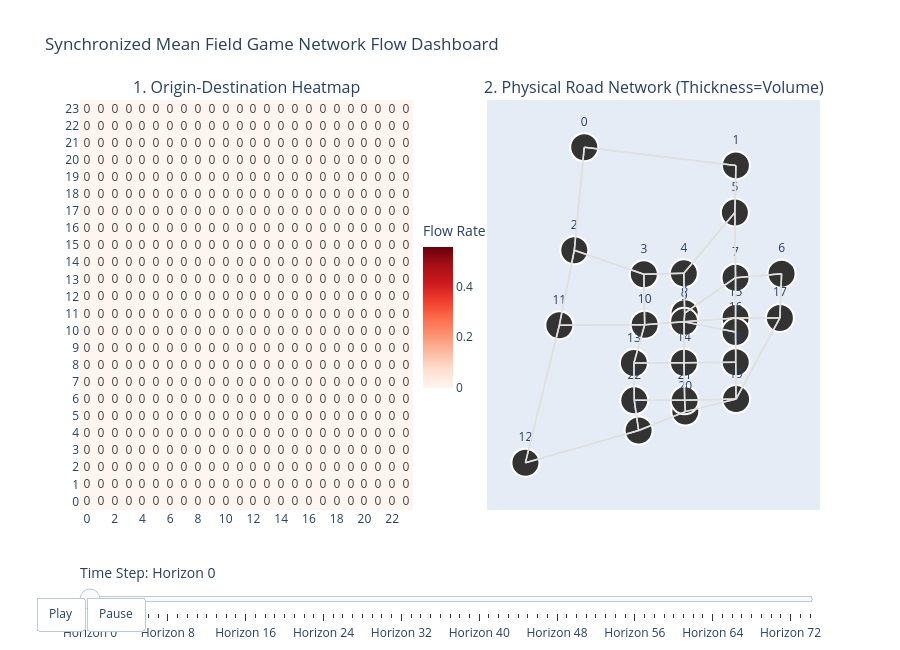

Source (notebook cell):
### Code cell
import os
import numpy as np
import torch
import networkx as nx
import plotly.graph_objects as go
from plotly.subplots import make_subplots

# --- 1. Extract environment variables from your notebook execution ---
num_nodes = env.num_nodes
nodes = [str(i) for i in range(num_nodes)]

# Pull physical roads defined in your environment's adjacency matrix
adjacency_matrix = env.A.cpu().numpy()
road_topology = []
for u_idx in range(num_nodes):
    for v_idx in range(num_nodes):
        if adjacency_matrix[u_idx, v_idx] > 0:
            road_topology.append((str(u_idx), str(v_idx)))

# --- 2. Node coordinates: works for ANY num_nodes, not just the original 4-node setup ---
# Tries to load the real, published Sioux Falls layout if you have the file locally;
# otherwise falls back to an automatic, deterministic graph layout via networkx.
node_coords = None
tntp_path = "SiouxFalls_node.tntp"  # adjust path if you've downloaded this file
if os.path.exists(tntp_path):
    node_coords = {}
    with open(tntp_path) as f:
        next(f)  # skip header line
        for line in f:
            line = line.strip().strip(';')
            if not line:
                continue
            parts = line.split()
            node_id, x, y = int(parts[0]), float(parts[1]), float(parts[2])
            node_coords[str(node_id - 1)] = (x, y)  # TNTP is 1-indexed, env is 0-indexed
    print(f"Loaded real node coordinates from {tntp_path}")

if node_coords is None:
    G = nx.DiGraph()
    G.add_nodes_from(range(num_nodes))
    for u_idx, v_idx in [(int(u), int(v)) for u, v in road_topology]:
        G.add_edge(u_idx, v_idx)
    pos = nx.spring_layout(G, seed=42)
    node_coords = {str(i): (float(pos[i][0]), float(pos[i][1])) for i in range(num_nodes)}
    print(f"No {tntp_path} found -- using an auto-generated layout instead.")

# --- 3. Compute the composite edge flows (H, N, N) from the model outputs ---
edge_flows_tensor = edge_occ.sum(dim=0).sum(dim=-1)  # (H, N, N)
E_total_edges = edge_flows_tensor.detach().cpu().numpy()

num_steps = E_total_edges.shape[0]
timesteps = [f"Horizon {h}" for h in range(num_steps)]
max_flow_value = float(np.max(E_total_edges)) if np.max(E_total_edges) > 0 else 1.0

# --- 4. Initialize the Subplot Figure ---
fig = make_subplots(
    rows=1, cols=2,
    subplot_titles=(
        "1. Origin-Destination Heatmap",
        "2. Physical Road Network (Thickness=Volume)"
    ),
    horizontal_spacing=0.1
)

# --- 5. Base Traces (Horizon 0) ---
z_init = E_total_edges[0]
heatmap_base = go.Heatmap(
    z=z_init, x=nodes, y=nodes,
    colorscale="Reds", zmin=0, zmax=max_flow_value,
    text=np.round(z_init, 3), texttemplate="%{text}",
    colorbar=dict(title="Flow Rate", len=0.45, y=0.5, x=0.45),
)
fig.add_trace(heatmap_base, row=1, col=1)

node_x = [node_coords[n][0] for n in nodes]
node_y = [node_coords[n][1] for n in nodes]
node_trace = go.Scatter(
    x=node_x, y=node_y,
    mode='markers+text',
    text=nodes, textposition="top center",
    marker=dict(size=28, color='#333333', line=dict(width=2, color='white'))
)
fig.add_trace(node_trace, row=1, col=2)

for u, v in road_topology:
    x0, y0 = node_coords[u]
    x1, y1 = node_coords[v]
    u_idx, v_idx = int(u), int(v)
    flow = E_total_edges[0, u_idx, v_idx]

    width = 1.5 + (flow / max_flow_value) * 12
    color = '#D32F2F' if flow > (max_flow_value * 0.0004) else '#E0E0E0'

    edge_trace = go.Scatter(
        x=[x0, x1, None], y=[y0, y1, None],
        mode='lines',
        line=dict(width=width, color=color),
        hoverinfo='text',
        text=f"Route: {u}→{v}<br>Flow: {flow:.3f}"
    )
    fig.add_trace(edge_trace, row=1, col=2)

# --- 6. Populate Frames ---
frames = []
for t in range(num_steps):
    frame_data = []

    z_frame = E_total_edges[t]
    frame_data.append(go.Heatmap(
        z=z_frame, text=np.round(z_frame, 3), texttemplate="%{text}"
    ))

    frame_data.append(node_trace)

    for u, v in road_topology:
        u_idx, v_idx = int(u), int(v)
        flow = E_total_edges[t, u_idx, v_idx]
        width = 1.5 + (flow / max_flow_value) * 12
        color = '#D32F2F' if flow > (max_flow_value * 0.05) else '#E0E0E0'

        frame_data.append(go.Scatter(
            line=dict(width=width, color=color),
            text=f"Route: {u}→{v}<br>Flow: {flow:.3f}"
        ))

    frames.append(go.Frame(data=frame_data, name=timesteps[t]))

fig.frames = frames

# --- 7. Add Layout & Slider Configurations ---
x_vals = [c[0] for c in node_coords.values()]
y_vals = [c[1] for c in node_coords.values()]
x_pad = (max(x_vals) - min(x_vals)) * 0.15 or 0.5
y_pad = (max(y_vals) - min(y_vals)) * 0.15 or 0.5

sliders = [{
    "active": 0,
    "currentvalue": {"prefix": "Time Step: ", "font": {"size": 14}},
    "pad": {"t": 50},
    "steps": [{
        "args": [[f_name], {"frame": {"duration": 600, "redraw": True}, "mode": "immediate"}],
        "label": f_name, "method": "animate"
    } for f_name in timesteps]
}]

fig.update_layout(
    title="Synchronized Mean Field Game Network Flow Dashboard",
    height=650,
    showlegend=False,
    xaxis2=dict(showgrid=False, zeroline=False, showticklabels=False,
                range=[min(x_vals) - x_pad, max(x_vals) + x_pad]),
    yaxis2=dict(showgrid=False, zeroline=False, showticklabels=False,
                range=[min(y_vals) - y_pad, max(y_vals) + y_pad]),
    xaxis=dict(tickangle=0),
    updatemenus=[{
        "type": "buttons", "direction": "left", "pad": {"r": 10, "t": 87}, "showactive": False,
        "x": 0.1, "y": 0, "xanchor": "right", "yanchor": "top",
        "buttons": [
            {"label": "Play", "method": "animate", "args": [None, {"frame": {"duration": 800, "redraw": True}}]},
            {"label": "Pause", "method": "animate", "args": [[None], {"frame": {"duration": 0, "redraw": False}, "mode": "immediate"}]}
        ]
    }],
    sliders=sliders
)

# Display interactive dashboard in the notebook
fig.show()
fig.write_html("traffic_flow.html")

### Figure 1 — Plotly figure (JSON) as saved in the notebook; plotly's stock layout.template omitted (floating-point values rounded to 4 significant figures; data arrays with more than 128 entries replaced by an {"elided": "..."} marker saying what was removed)
{"data": [{"colorbar": {"len": 0.45, "title": {"text": "Flow Rate"}, "x": 0.45, "y": 0.5}, "colorscale": [[0, "rgb(255,245,240)"], [0.125, "rgb(254,224,210)"], [0.25, "rgb(252,187,161)"], [0.375, "rgb(252,146,114)"], [0.5, "rgb(251,106,74)"], [0.625, "rgb(239,59,44)"], [0.75, "rgb(203,24,29)"], [0.875, "rgb(165,15,21)"], [1, "rgb(103,0,13)"]], "text": {"elided": "24x24 float values"}, "texttemplate": "%{text}", "type": "heatmap", "x": ["0", "1", "2", "3", "4", "5", "6", "7", "8", "9", "10", "11", "12", "13", "14", "15", "16", "17", "18", "19", "20", "21", "22", "23"], "xaxis": "x", "y": ["0", "1", "2", "3", "4", "5", "6", "7", "8", "9", "10", "11", "12", "13", "14", "15", "16", "17", "18", "19", "20", "21", "22", "23"], "yaxis": "y", "z": {"elided": "24x24 float values"}, "zmax": 0.5592, "zmin": 0}, {"marker": {"color": "#333333", "line": {"color": "white", "width": 2}, "size": 28}, "mode": "markers+text", "text": ["0", "1", "2", "3", "4", "5", "6", "7", "8", "9", "10", "11", "12", "13", "14", "15", "16", "17", "18", "19", "20", "21", "22", "23"], "textposition": "top center", "type": "scatter", "x": [-96.77, -96.71, -96.77, -96.75, -96.73, -96.71, -96.69, -96.71, -96.73, -96.73, -96.75, -96.78, -96.79, -96.75, -96.73, -96.71, -96.71, -96.69, -96.71, -96.71, -96.73, -96.73, -96.75, -96.75], "xaxis": "x2", "y": [43.61, 43.61, 43.57, 43.56, 43.56, 43.59, 43.56, 43.56, 43.55, 43.55, 43.54, 43.54, 43.49, 43.53, 43.53, 43.55, 43.54, 43.55, 43.53, 43.52, 43.51, 43.51, 43.51, 43.5], "yaxis": "y2"}, {"hoverinfo": "text", "line": {"color": "#E0E0E0", "width": 1.5}, "mode": "lines", "text": "Route: 0→1<br>Flow: 0.000", "type": "scatter", "x": [-96.77, -96.71, null], "xaxis": "x2", "y": [43.61, 43.61, null], "yaxis": "y2"}, {"hoverinfo": "text", "line": {"color": "#E0E0E0", "width": 1.5}, "mode": "lines", "text": "Route: 0→2<br>Flow: 0.000", "type": "scatter", "x": [-96.77, -96.77, null], "xaxis": "x2", "y": [43.61, 43.57, null], "yaxis": "y2"}, {"hoverinfo": "text", "line": {"color": "#E0E0E0", "width": 1.5}, "mode": "lines", "text": "Route: 1→0<br>Flow: 0.000", "type": "scatter", "x": [-96.71, -96.77, null], "xaxis": "x2", "y": [43.61, 43.61, null], "yaxis": "y2"}, {"hoverinfo": "text", "line": {"color": "#E0E0E0", "width": 1.5}, "mode": "lines", "text": "Route: 1→5<br>Flow: 0.000", "type": "scatter", "x": [-96.71, -96.71, null], "xaxis": "x2", "y": [43.61, 43.59, null], "yaxis": "y2"}, {"hoverinfo": "text", "line": {"color": "#E0E0E0", "width": 1.5}, "mode": "lines", "text": "Route: 2→0<br>Flow: 0.000", "type": "scatter", "x": [-96.77, -96.77, null], "xaxis": "x2", "y": [43.57, 43.61, null], "yaxis": "y2"}, {"hoverinfo": "text", "line": {"color": "#E0E0E0", "width": 1.5}, "mode": "lines", "text": "Route: 2→3<br>Flow: 0.000", "type": "scatter", "x": [-96.77, -96.75, null], "xaxis": "x2", "y": [43.57, 43.56, null], "yaxis": "y2"}, {"hoverinfo": "text", "line": {"color": "#E0E0E0", "width": 1.5}, "mode": "lines", "text": "Route: 2→11<br>Flow: 0.000", "type": "scatter", "x": [-96.77, -96.78, null], "xaxis": "x2", "y": [43.57, 43.54, null], "yaxis": "y2"}, {"hoverinfo": "text", "line": {"color": "#E0E0E0", "width": 1.5}, "mode": "lines", "text": "Route: 3→2<br>Flow: 0.000", "type": "scatter", "x": [-96.75, -96.77, null], "xaxis": "x2", "y": [43.56, 43.57, null], "yaxis": "y2"}, {"hoverinfo": "text", "line": {"color": "#E0E0E0", "width": 1.5}, "mode": "lines", "text": "Route: 3→4<br>Flow: 0.000", "type": "scatter", "x": [-96.75, -96.73, null], "xaxis": "x2", "y": [43.56, 43.56, null], "yaxis": "y2"}, {"hoverinfo": "text", "line": {"color": "#E0E0E0", "width": 1.5}, "mode": "lines", "text": "Route: 3→10<br>Flow: 0.000", "type": "scatter", "x": [-96.75, -96.75, null], "xaxis": "x2", "y": [43.56, 43.54, null], "yaxis": "y2"}, {"hoverinfo": "text", "line": {"color": "#E0E0E0", "width": 1.5}, "mode": "lines", "text": "Route: 4→3<br>Flow: 0.000", "type": "scatter", "x": [-96.73, -96.75, null], "xaxis": "x2", "y": [43.56, 43.56, null], "yaxis": "y2"}, {"hoverinfo": "text", "line": {"color": "#E0E0E0", "width": 1.5}, "mode": "lines", "text": "Route: 4→5<br>Flow: 0.000", "type": "scatter", "x": [-96.73, -96.71, null], "xaxis": "x2", "y": [43.56, 43.59, null], "yaxis": "y2"}, {"hoverinfo": "text", "line": {"color": "#E0E0E0", "width": 1.5}, "mode": "lines", "text": "Route: 4→8<br>Flow: 0.000", "type": "scatter", "x": [-96.73, -96.73, null], "xaxis": "x2", "y": [43.56, 43.55, null], "yaxis": "y2"}, {"hoverinfo": "text", "line": {"color": "#E0E0E0", "width": 1.5}, "mode": "lines", "text": "Route: 5→1<br>Flow: 0.000", "type": "scatter", "x": [-96.71, -96.71, null], "xaxis": "x2", "y": [43.59, 43.61, null], "yaxis": "y2"}, {"hoverinfo": "text", "line": {"color": "#E0E0E0", "width": 1.5}, "mode": "lines", "text": "Route: 5→4<br>Flow: 0.000", "type": "scatter", "x": [-96.71, -96.73, null], "xaxis": "x2", "y": [43.59, 43.56, null], "yaxis": "y2"}, {"hoverinfo": "text", "line": {"color": "#E0E0E0", "width": 1.5}, "mode": "lines", "text": "Route: 5→7<br>Flow: 0.000", "type": "scatter", "x": [-96.71, -96.71, null], "xaxis": "x2", "y": [43.59, 43.56, null], "yaxis": "y2"}, {"hoverinfo": "text", "line": {"color": "#E0E0E0", "width": 1.5}, "mode": "lines", "text": "Route: 6→7<br>Flow: 0.000", "type": "scatter", "x": [-96.69, -96.71, null], "xaxis": "x2", "y": [43.56, 43.56, null], "yaxis": "y2"}, {"hoverinfo": "text", "line": {"color": "#E0E0E0", "width": 1.5}, "mode": "lines", "text": "Route: 6→17<br>Flow: 0.000", "type": "scatter", "x": [-96.69, -96.69, null], "xaxis": "x2", "y": [43.56, 43.55, null], "yaxis": "y2"}, {"hoverinfo": "text", "line": {"color": "#E0E0E0", "width": 1.5}, "mode": "lines", "text": "Route: 7→5<br>Flow: 0.000", "type": "scatter", "x": [-96.71, -96.71, null], "xaxis": "x2", "y": [43.56, 43.59, null], "yaxis": "y2"}, {"hoverinfo": "text", "line": {"color": "#E0E0E0", "width": 1.5}, "mode": "lines", "text": "Route: 7→6<br>Flow: 0.000", "type": "scatter", "x": [-96.71, -96.69, null], "xaxis": "x2", "y": [43.56, 43.56, null], "yaxis": "y2"}, {"hoverinfo": "text", "line": {"color": "#E0E0E0", "width": 1.5}, "mode": "lines", "text": "Route: 7→8<br>Flow: 0.000", "type": "scatter", "x": [-96.71, -96.73, null], "xaxis": "x2", "y": [43.56, 43.55, null], "yaxis": "y2"}, {"hoverinfo": "text", "line": {"color": "#E0E0E0", "width": 1.5}, "mode": "lines", "text": "Route: 7→15<br>Flow: 0.000", "type": "scatter", "x": [-96.71, -96.71, null], "xaxis": "x2", "y": [43.56, 43.55, null], "yaxis": "y2"}, {"hoverinfo": "text", "line": {"color": "#E0E0E0", "width": 1.5}, "mode": "lines", "text": "Route: 8→4<br>Flow: 0.000", "type": "scatter", "x": [-96.73, -96.73, null], "xaxis": "x2", "y": [43.55, 43.56, null], "yaxis": "y2"}, {"hoverinfo": "text", "line": {"color": "#E0E0E0", "width": 1.5}, "mode": "lines", "text": "Route: 8→7<br>Flow: 0.000", "type": "scatter", "x": [-96.73, -96.71, null], "xaxis": "x2", "y": [43.55, 43.56, null], "yaxis": "y2"}, {"hoverinfo": "text", "line": {"color": "#E0E0E0", "width": 1.5}, "mode": "lines", "text": "Route: 8→9<br>Flow: 0.000", "type": "scatter", "x": [-96.73, -96.73, null], "xaxis": "x2", "y": [43.55, 43.55, null], "yaxis": "y2"}, {"hoverinfo": "text", "line": {"color": "#E0E0E0", "width": 1.5}, "mode": "lines", "text": "Route: 9→8<br>Flow: 0.000", "type": "scatter", "x": [-96.73, -96.73, null], "xaxis": "x2", "y": [43.55, 43.55, null], "yaxis": "y2"}, {"hoverinfo": "text", "line": {"color": "#E0E0E0", "width": 1.5}, "mode": "lines", "text": "Route: 9→10<br>Flow: 0.000", "type": "scatter", "x": [-96.73, -96.75, null], "xaxis": "x2", "y": [43.55, 43.54, null], "yaxis": "y2"}, {"hoverinfo": "text", "line": {"color": "#E0E0E0", "width": 1.5}, "mode": "lines", "text": "Route: 9→14<br>Flow: 0.000", "type": "scatter", "x": [-96.73, -96.73, null], "xaxis": "x2", "y": [43.55, 43.53, null], "yaxis": "y2"}, {"hoverinfo": "text", "line": {"color": "#E0E0E0", "width": 1.5}, "mode": "lines", "text": "Route: 9→15<br>Flow: 0.000", "type": "scatter", "x": [-96.73, -96.71, null], "xaxis": "x2", "y": [43.55, 43.55, null], "yaxis": "y2"}, {"hoverinfo": "text", "line": {"color": "#E0E0E0", "width": 1.5}, "mode": "lines", "text": "Route: 9→16<br>Flow: 0.000", "type": "scatter", "x": [-96.73, -96.71, null], "xaxis": "x2", "y": [43.55, 43.54, null], "yaxis": "y2"}, {"hoverinfo": "text", "line": {"color": "#E0E0E0", "width": 1.5}, "mode": "lines", "text": "Route: 10→3<br>Flow: 0.000", "type": "scatter", "x": [-96.75, -96.75, null], "xaxis": "x2", "y": [43.54, 43.56, null], "yaxis": "y2"}, {"hoverinfo": "text", "line": {"color": "#E0E0E0", "width": 1.5}, "mode": "lines", "text": "Route: 10→9<br>Flow: 0.000", "type": "scatter", "x": [-96.75, -96.73, null], "xaxis": "x2", "y": [43.54, 43.55, null], "yaxis": "y2"}, {"hoverinfo": "text", "line": {"color": "#E0E0E0", "width": 1.5}, "mode": "lines", "text": "Route: 10→11<br>Flow: 0.000", "type": "scatter", "x": [-96.75, -96.78, null], "xaxis": "x2", "y": [43.54, 43.54, null], "yaxis": "y2"}, {"hoverinfo": "text", "line": {"color": "#E0E0E0", "width": 1.5}, "mode": "lines", "text": "Route: 10→13<br>Flow: 0.000", "type": "scatter", "x": [-96.75, -96.75, null], "xaxis": "x2", "y": [43.54, 43.53, null], "yaxis": "y2"}, {"hoverinfo": "text", "line": {"color": "#E0E0E0", "width": 1.5}, "mode": "lines", "text": "Route: 11→2<br>Flow: 0.000", "type": "scatter", "x": [-96.78, -96.77, null], "xaxis": "x2", "y": [43.54, 43.57, null], "yaxis": "y2"}, {"hoverinfo": "text", "line": {"color": "#E0E0E0", "width": 1.5}, "mode": "lines", "text": "Route: 11→10<br>Flow: 0.000", "type": "scatter", "x": [-96.78, -96.75, null], "xaxis": "x2", "y": [43.54, 43.54, null], "yaxis": "y2"}, {"hoverinfo": "text", "line": {"color": "#E0E0E0", "width": 1.5}, "mode": "lines", "text": "Route: 11→12<br>Flow: 0.000", "type": "scatter", "x": [-96.78, -96.79, null], "xaxis": "x2", "y": [43.54, 43.49, null], "yaxis": "y2"}, {"hoverinfo": "text", "line": {"color": "#E0E0E0", "width": 1.5}, "mode": "lines", "text": "Route: 12→11<br>Flow: 0.000", "type": "scatter", "x": [-96.79, -96.78, null], "xaxis": "x2", "y": [43.49, 43.54, null], "yaxis": "y2"}, {"hoverinfo": "text", "line": {"color": "#E0E0E0", "width": 1.5}, "mode": "lines", "text": "Route: 12→23<br>Flow: 0.000", "type": "scatter", "x": [-96.79, -96.75, null], "xaxis": "x2", "y": [43.49, 43.5, null], "yaxis": "y2"}, {"hoverinfo": "text", "line": {"color": "#E0E0E0", "width": 1.5}, "mode": "lines", "text": "Route: 13→10<br>Flow: 0.000", "type": "scatter", "x": [-96.75, -96.75, null], "xaxis": "x2", "y": [43.53, 43.54, null], "yaxis": "y2"}, {"hoverinfo": "text", "line": {"color": "#E0E0E0", "width": 1.5}, "mode": "lines", "text": "Route: 13→14<br>Flow: 0.000", "type": "scatter", "x": [-96.75, -96.73, null], "xaxis": "x2", "y": [43.53, 43.53, null], "yaxis": "y2"}, {"hoverinfo": "text", "line": {"color": "#E0E0E0", "width": 1.5}, "mode": "lines", "text": "Route: 13→22<br>Flow: 0.000", "type": "scatter", "x": [-96.75, -96.75, null], "xaxis": "x2", "y": [43.53, 43.51, null], "yaxis": "y2"}, {"hoverinfo": "text", "line": {"color": "#E0E0E0", "width": 1.5}, "mode": "lines", "text": "Route: 14→9<br>Flow: 0.000", "type": "scatter", "x": [-96.73, -96.73, null], "xaxis": "x2", "y": [43.53, 43.55, null], "yaxis": "y2"}, {"hoverinfo": "text", "line": {"color": "#E0E0E0", "width": 1.5}, "mode": "lines", "text": "Route: 14→13<br>Flow: 0.000", "type": "scatter", "x": [-96.73, -96.75, null], "xaxis": "x2", "y": [43.53, 43.53, null], "yaxis": "y2"}, {"hoverinfo": "text", "line": {"color": "#E0E0E0", "width": 1.5}, "mode": "lines", "text": "Route: 14→18<br>Flow: 0.000", "type": "scatter", "x": [-96.73, -96.71, null], "xaxis": "x2", "y": [43.53, 43.53, null], "yaxis": "y2"}, {"hoverinfo": "text", "line": {"color": "#E0E0E0", "width": 1.5}, "mode": "lines", "text": "Route: 14→21<br>Flow: 0.000", "type": "scatter", "x": [-96.73, -96.73, null], "xaxis": "x2", "y": [43.53, 43.51, null], "yaxis": "y2"}, {"hoverinfo": "text", "line": {"color": "#E0E0E0", "width": 1.5}, "mode": "lines", "text": "Route: 15→7<br>Flow: 0.000", "type": "scatter", "x": [-96.71, -96.71, null], "xaxis": "x2", "y": [43.55, 43.56, null], "yaxis": "y2"}, {"hoverinfo": "text", "line": {"color": "#E0E0E0", "width": 1.5}, "mode": "lines", "text": "Route: 15→9<br>Flow: 0.000", "type": "scatter", "x": [-96.71, -96.73, null], "xaxis": "x2", "y": [43.55, 43.55, null], "yaxis": "y2"}, {"hoverinfo": "text", "line": {"color": "#E0E0E0", "width": 1.5}, "mode": "lines", "text": "Route: 15→16<br>Flow: 0.000", "type": "scatter", "x": [-96.71, -96.71, null], "xaxis": "x2", "y": [43.55, 43.54, null], "yaxis": "y2"}, {"hoverinfo": "text", "line": {"color": "#E0E0E0", "width": 1.5}, "mode": "lines", "text": "Route: 15→17<br>Flow: 0.000", "type": "scatter", "x": [-96.71, -96.69, null], "xaxis": "x2", "y": [43.55, 43.55, null], "yaxis": "y2"}, {"hoverinfo": "text", "line": {"color": "#E0E0E0", "width": 1.5}, "mode": "lines", "text": "Route: 16→9<br>Flow: 0.000", "type": "scatter", "x": [-96.71, -96.73, null], "xaxis": "x2", "y": [43.54, 43.55, null], "yaxis": "y2"}, {"hoverinfo": "text", "line": {"color": "#E0E0E0", "width": 1.5}, "mode": "lines", "text": "Route: 16→15<br>Flow: 0.000", "type": "scatter", "x": [-96.71, -96.71, null], "xaxis": "x2", "y": [43.54, 43.55, null], "yaxis": "y2"}, {"hoverinfo": "text", "line": {"color": "#E0E0E0", "width": 1.5}, "mode": "lines", "text": "Route: 16→18<br>Flow: 0.000", "type": "scatter", "x": [-96.71, -96.71, null], "xaxis": "x2", "y": [43.54, 43.53, null], "yaxis": "y2"}, {"hoverinfo": "text", "line": {"color": "#E0E0E0", "width": 1.5}, "mode": "lines", "text": "Route: 17→6<br>Flow: 0.000", "type": "scatter", "x": [-96.69, -96.69, null], "xaxis": "x2", "y": [43.55, 43.56, null], "yaxis": "y2"}, {"hoverinfo": "text", "line": {"color": "#E0E0E0", "width": 1.5}, "mode": "lines", "text": "Route: 17→15<br>Flow: 0.000", "type": "scatter", "x": [-96.69, -96.71, null], "xaxis": "x2", "y": [43.55, 43.55, null], "yaxis": "y2"}, {"hoverinfo": "text", "line": {"color": "#E0E0E0", "width": 1.5}, "mode": "lines", "text": "Route: 17→19<br>Flow: 0.000", "type": "scatter", "x": [-96.69, -96.71, null], "xaxis": "x2", "y": [43.55, 43.52, null], "yaxis": "y2"}, {"hoverinfo": "text", "line": {"color": "#E0E0E0", "width": 1.5}, "mode": "lines", "text": "Route: 18→14<br>Flow: 0.000", "type": "scatter", "x": [-96.71, -96.73, null], "xaxis": "x2", "y": [43.53, 43.53, null], "yaxis": "y2"}, {"hoverinfo": "text", "line": {"color": "#E0E0E0", "width": 1.5}, "mode": "lines", "text": "Route: 18→16<br>Flow: 0.000", "type": "scatter", "x": [-96.71, -96.71, null], "xaxis": "x2", "y": [43.53, 43.54, null], "yaxis": "y2"}, {"hoverinfo": "text", "line": {"color": "#E0E0E0", "width": 1.5}, "mode": "lines", "text": "Route: 18→19<br>Flow: 0.000", "type": "scatter", "x": [-96.71, -96.71, null], "xaxis": "x2", "y": [43.53, 43.52, null], "yaxis": "y2"}, {"hoverinfo": "text", "line": {"color": "#E0E0E0", "width": 1.5}, "mode": "lines", "text": "Route: 19→17<br>Flow: 0.000", "type": "scatter", "x": [-96.71, -96.69, null], "xaxis": "x2", "y": [43.52, 43.55, null], "yaxis": "y2"}, {"hoverinfo": "text", "line": {"color": "#E0E0E0", "width": 1.5}, "mode": "lines", "text": "Route: 19→18<br>Flow: 0.000", "type": "scatter", "x": [-96.71, -96.71, null], "xaxis": "x2", "y": [43.52, 43.53, null], "yaxis": "y2"}, {"hoverinfo": "text", "line": {"color": "#E0E0E0", "width": 1.5}, "mode": "lines", "text": "Route: 19→20<br>Flow: 0.000", "type": "scatter", "x": [-96.71, -96.73, null], "xaxis": "x2", "y": [43.52, 43.51, null], "yaxis": "y2"}, {"hoverinfo": "text", "line": {"color": "#E0E0E0", "width": 1.5}, "mode": "lines", "text": "Route: 19→21<br>Flow: 0.000", "type": "scatter", "x": [-96.71, -96.73, null], "xaxis": "x2", "y": [43.52, 43.51, null], "yaxis": "y2"}, {"hoverinfo": "text", "line": {"color": "#E0E0E0", "width": 1.5}, "mode": "lines", "text": "Route: 20→19<br>Flow: 0.000", "type": "scatter", "x": [-96.73, -96.71, null], "xaxis": "x2", "y": [43.51, 43.52, null], "yaxis": "y2"}, {"hoverinfo": "text", "line": {"color": "#E0E0E0", "width": 1.5}, "mode": "lines", "text": "Route: 20→21<br>Flow: 0.000", "type": "scatter", "x": [-96.73, -96.73, null], "xaxis": "x2", "y": [43.51, 43.51, null], "yaxis": "y2"}, {"hoverinfo": "text", "line": {"color": "#E0E0E0", "width": 1.5}, "mode": "lines", "text": "Route: 20→23<br>Flow: 0.000", "type": "scatter", "x": [-96.73, -96.75, null], "xaxis": "x2", "y": [43.51, 43.5, null], "yaxis": "y2"}, {"hoverinfo": "text", "line": {"color": "#E0E0E0", "width": 1.5}, "mode": "lines", "text": "Route: 21→14<br>Flow: 0.000", "type": "scatter", "x": [-96.73, -96.73, null], "xaxis": "x2", "y": [43.51, 43.53, null], "yaxis": "y2"}, {"hoverinfo": "text", "line": {"color": "#E0E0E0", "width": 1.5}, "mode": "lines", "text": "Route: 21→19<br>Flow: 0.000", "type": "scatter", "x": [-96.73, -96.71, null], "xaxis": "x2", "y": [43.51, 43.52, null], "yaxis": "y2"}, {"hoverinfo": "text", "line": {"color": "#E0E0E0", "width": 1.5}, "mode": "lines", "text": "Route: 21→20<br>Flow: 0.000", "type": "scatter", "x": [-96.73, -96.73, null], "xaxis": "x2", "y": [43.51, 43.51, null], "yaxis": "y2"}, {"hoverinfo": "text", "line": {"color": "#E0E0E0", "width": 1.5}, "mode": "lines", "text": "Route: 21→22<br>Flow: 0.000", "type": "scatter", "x": [-96.73, -96.75, null], "xaxis": "x2", "y": [43.51, 43.51, null], "yaxis": "y2"}, {"hoverinfo": "text", "line": {"color": "#E0E0E0", "width": 1.5}, "mode": "lines", "text": "Route: 22→13<br>Flow: 0.000", "type": "scatter", "x": [-96.75, -96.75, null], "xaxis": "x2", "y": [43.51, 43.53, null], "yaxis": "y2"}, {"hoverinfo": "text", "line": {"color": "#E0E0E0", "width": 1.5}, "mode": "lines", "text": "Route: 22→21<br>Flow: 0.000", "type": "scatter", "x": [-96.75, -96.73, null], "xaxis": "x2", "y": [43.51, 43.51, null], "yaxis": "y2"}, {"hoverinfo": "text", "line": {"color": "#E0E0E0", "width": 1.5}, "mode": "lines", "text": "Route: 22→23<br>Flow: 0.000", "type": "scatter", "x": [-96.75, -96.75, null], "xaxis": "x2", "y": [43.51, 43.5, null], "yaxis": "y2"}, {"hoverinfo": "text", "line": {"color": "#E0E0E0", "width": 1.5}, "mode": "lines", "text": "Route: 23→12<br>Flow: 0.000", "type": "scatter", "x": [-96.75, -96.79, null], "xaxis": "x2", "y": [43.5, 43.49, null], "yaxis": "y2"}, {"hoverinfo": "text", "line": {"color": "#E0E0E0", "width": 1.5}, "mode": "lines", "text": "Route: 23→20<br>Flow: 0.000", "type": "scatter", "x": [-96.75, -96.73, null], "xaxis": "x2", "y": [43.5, 43.51, null], "yaxis": "y2"}, {"hoverinfo": "text", "line": {"color": "#E0E0E0", "width": 1.5}, "mode": "lines", "text": "Route: 23→22<br>Flow: 0.000", "type": "scatter", "x": [-96.75, -96.75, null], "xaxis": "x2", "y": [43.5, 43.51, null], "yaxis": "y2"}], "layout": {"annotations": [{"font": {"size": 16}, "showarrow": false, "text": "1. Origin-Destination Heatmap", "x": 0.225, "xanchor": "center", "xref": "paper", "y": 1, "yanchor": "bottom", "yref": "paper"}, {"font": {"size": 16}, "showarrow": false, "text": "2. Physical Road Network (Thickness=Volume)", "x": 0.775, "xanchor": "center", "xref": "paper", "y": 1, "yanchor": "bottom", "yref": "paper"}], "height": 650, "showlegend": false, "sliders": [{"active": 0, "currentvalue": {"font": {"size": 14}, "prefix": "Time Step: "}, "pad": {"t": 50}, "steps": [{"args": [["Horizon 0"], {"frame": {"duration": 600, "redraw": true}, "mode": "immediate"}], "label": "Horizon 0", "method": "animate"}, {"args": [["Horizon 1"], {"frame": {"duration": 600, "redraw": true}, "mode": "immediate"}], "label": "Horizon 1", "method": "animate"}, {"args": [["Horizon 2"], {"frame": {"duration": 600, "redraw": true}, "mode": "immediate"}], "label": "Horizon 2", "method": "animate"}, {"args": [["Horizon 3"], {"frame": {"duration": 600, "redraw": true}, "mode": "immediate"}], "label": "Horizon 3", "method": "animate"}, {"args": [["Horizon 4"], {"frame": {"duration": 600, "redraw": true}, "mode": "immediate"}], "label": "Horizon 4", "method": "animate"}, {"args": [["Horizon 5"], {"frame": {"duration": 600, "redraw": true}, "mode": "immediate"}], "label": "Horizon 5", "method": "animate"}, {"args": [["Horizon 6"], {"frame": {"duration": 600, "redraw": true}, "mode": "immediate"}], "label": "Horizon 6", "method": "animate"}, {"args": [["Horizon 7"], {"frame": {"duration": 600, "redraw": true}, "mode": "immediate"}], "label": "Horizon 7", "method": "animate"}, {"args": [["Horizon 8"], {"frame": {"duration": 600, "redraw": true}, "mode": "immediate"}], "label": "Horizon 8", "method": "animate"}, {"args": [["Horizon 9"], {"frame": {"duration": 600, "redraw": true}, "mode": "immediate"}], "label": "Horizon 9", "method": "animate"}, {"args": [["Horizon 10"], {"frame": {"duration": 600, "redraw": true}, "mode": "immediate"}], "label": "Horizon 10", "method": "animate"}, {"args": [["Horizon 11"], {"frame": {"duration": 600, "redraw": true}, "mode": "immediate"}], "label": "Horizon 11", "method": "animate"}, {"args": [["Horizon 12"], {"frame": {"duration": 600, "redraw": true}, "mode": "immediate"}], "label": "Horizon 12", "method": "animate"}, {"args": [["Horizon 13"], {"frame": {"duration": 600, "redraw": true}, "mode": "immediate"}], "label": "Horizon 13", "method": "animate"}, {"args": [["Horizon 14"], {"frame": {"duration": 600, "redraw": true}, "mode": "immediate"}], "label": "Horizon 14", "method": "animate"}, {"args": [["Horizon 15"], {"frame": {"duration": 600, "redraw": true}, "mode": "immediate"}], "label": "Horizon 15", "method": "animate"}, {"args": [["Horizon 16"], {"frame": {"duration": 600, "redraw": true}, "mode": "immediate"}], "label": "Horizon 16", "method": "animate"}, {"args": [["Horizon 17"], {"frame": {"duration": 600, "redraw": true}, "mode": "immediate"}], "label": "Horizon 17", "method": "animate"}, {"args": [["Horizon 18"], {"frame": {"duration": 600, "redraw": true}, "mode": "immediate"}], "label": "Horizon 18", "method": "animate"}, {"args": [["Horizon 19"], {"frame": {"duration": 600, "redraw": true}, "mode": "immediate"}], "label": "Horizon 19", "method": "animate"}, {"args": [["Horizon 20"], {"frame": {"duration": 600, "redraw": true}, "mode": "immediate"}], "label": "Horizon 20", "method": "animate"}, {"args": [["Horizon 21"], {"frame": {"duration": 600, "redraw": true}, "mode": "immediate"}], "label": "Horizon 21", "method": "animate"}, {"args": [["Horizon 22"], {"frame": {"duration": 600, "redraw": true}, "mode": "immediate"}], "label": "Horizon 22", "method": "animate"}, {"args": [["Horizon 23"], {"frame": {"duration": 600, "redraw": true}, "mode": "immediate"}], "label": "Horizon 23", "method": "animate"}, {"args": [["Horizon 24"], {"frame": {"duration": 600, "redraw": true}, "mode": "immediate"}], "label": "Horizon 24", "method": "animate"}, {"args": [["Horizon 25"], {"frame": {"duration": 600, "redraw": true}, "mode": "immediate"}], "label": "Horizon 25", "method": "animate"}, {"args": [["Horizon 26"], {"frame": {"duration": 600, "redraw": true}, "mode": "immediate"}], "label": "Horizon 26", "method": "animate"}, {"args": [["Horizon 27"], {"frame": {"duration": 600, "redraw": true}, "mode": "immediate"}], "label": "Horizon 27", "method": "animate"}, {"args": [["Horizon 28"], {"frame": {"duration": 600, "redraw": true}, "mode": "immediate"}], "label": "Horizon 28", "method": "animate"}, {"args": [["Horizon 29"], {"frame": {"duration": 600, "redraw": true}, "mode": "immediate"}], "label": "Horizon 29", "method": "animate"}, {"args": [["Horizon 30"], {"frame": {"duration": 600, "redraw": true}, "mode": "immediate"}], "label": "Horizon 30", "method": "animate"}, {"args": [["Horizon 31"], {"frame": {"duration": 600, "redraw": true}, "mode": "immediate"}], "label": "Horizon 31", "method": "animate"}, {"args": [["Horizon 32"], {"frame": {"duration": 600, "redraw": true}, "mode": "immediate"}], "label": "Horizon 32", "method": "animate"}, {"args": [["Horizon 33"], {"frame": {"duration": 600, "redraw": true}, "mode": "immediate"}], "label": "Horizon 33", "method": "animate"}, {"args": [["Horizon 34"], {"frame": {"duration": 600, "redraw": true}, "mode": "immediate"}], "label": "Horizon 34", "method": "animate"}, {"args": [["Horizon 35"], {"frame": {"duration": 600, "redraw": true}, "mode": "immediate"}], "label": "Horizon 35", "method": "animate"}, {"args": [["Horizon 36"], {"frame": {"duration": 600, "redraw": true}, "mode": "immediate"}], "label": "Horizon 36", "method": "animate"}, {"args": [["Horizon 37"], {"frame": {"duration": 600, "redraw": true}, "mode": "immediate"}], "label": "Horizon 37", "method": "animate"}, {"args": [["Horizon 38"], {"frame": {"duration": 600, "redraw": true}, "mode": "immediate"}], "label": "Horizon 38", "method": "animate"}, {"args": [["Horizon 39"], {"frame": {"duration": 600, "redraw": true}, "mode": "immediate"}], "label": "Horizon 39", "method": "animate"}, {"args": [["Horizon 40"], {"frame": {"duration": 600, "redraw": true}, "mode": "immediate"}], "label": "Horizon 40", "method": "animate"}, {"args": [["Horizon 41"], {"frame": {"duration": 600, "redraw": true}, "mode": "immediate"}], "label": "Horizon 41", "method": "animate"}, {"args": [["Horizon 42"], {"frame": {"duration": 600, "redraw": true}, "mode": "immediate"}], "label": "Horizon 42", "method": "animate"}, {"args": [["Horizon 43"], {"frame": {"duration": 600, "redraw": true}, "mode": "immediate"}], "label": "Horizon 43", "method": "animate"}, {"args": [["Horizon 44"], {"frame": {"duration": 600, "redraw": true}, "mode": "immediate"}], "label": "Horizon 44", "method": "animate"}, {"args": [["Horizon 45"], {"frame": {"duration": 600, "redraw": true}, "mode": "immediate"}], "label": "Horizon 45", "method": "animate"}, {"args": [["Horizon 46"], {"frame": {"duration": 600, "redraw": true}, "mode": "immediate"}], "label": "Horizon 46", "method": "animate"}, {"args": [["Horizon 47"], {"frame": {"duration": 600, "redraw": true}, "mode": "immediate"}], "label": "Horizon 47", "method": "animate"}, {"args": [["Horizon 48"], {"frame": {"duration": 600, "redraw": true}, "mode": "immediate"}], "label": "Horizon 48", "method": "animate"}, {"args": [["Horizon 49"], {"frame": {"duration": 600, "redraw": true}, "mode": "immediate"}], "label": "Horizon 49", "method": "animate"}, {"args": [["Horizon 50"], {"frame": {"duration": 600, "redraw": true}, "mode": "immediate"}], "label": "Horizon 50", "method": "animate"}, {"args": [["Horizon 51"], {"frame": {"duration": 600, "redraw": true}, "mode": "immediate"}], "label": "Horizon 51", "method": "animate"}, {"args": [["Horizon 52"], {"frame": {"duration": 600, "redraw": true}, "mode": "immediate"}], "label": "Horizon 52", "method": "animate"}, {"args": [["Horizon 53"], {"frame": {"duration": 600, "redraw": true}, "mode": "immediate"}], "label": "Horizon 53", "method": "animate"}, {"args": [["Horizon 54"], {"frame": {"duration": 600, "redraw": true}, "mode": "immediate"}], "label": "Horizon 54", "method": "animate"}, {"args": [["Horizon 55"], {"frame": {"duration": 600, "redraw": true}, "mode": "immediate"}], "label": "Horizon 55", "method": "animate"}, {"args": [["Horizon 56"], {"frame": {"duration": 600, "redraw": true}, "mode": "immediate"}], "label": "Horizon 56", "method": "animate"}, {"args": [["Horizon 57"], {"frame": {"duration": 600, "redraw": true}, "mode": "immediate"}], "label": "Horizon 57", "method": "animate"}, {"args": [["Horizon 58"], {"frame": {"duration": 600, "redraw": true}, "mode": "immediate"}], "label": "Horizon 58", "method": "animate"}, {"args": [["Horizon 59"], {"frame": {"duration": 600, "redraw": true}, "mode": "immediate"}], "label": "Horizon 59", "method": "animate"}, {"args": [["Horizon 60"], {"frame": {"duration": 600, "redraw": true}, "mode": "immediate"}], "label": "Horizon 60", "method": "animate"}, {"args": [["Horizon 61"], {"frame": {"duration": 600, "redraw": true}, "mode": "immediate"}], "label": "Horizon 61", "method": "animate"}, {"args": [["Horizon 62"], {"frame": {"duration": 600, "redraw": true}, "mode": "immediate"}], "label": "Horizon 62", "method": "animate"}, {"args": [["Horizon 63"], {"frame": {"duration": 600, "redraw": true}, "mode": "immediate"}], "label": "Horizon 63", "method": "animate"}, {"args": [["Horizon 64"], {"frame": {"duration": 600, "redraw": true}, "mode": "immediate"}], "label": "Horizon 64", "method": "animate"}, {"args": [["Horizon 65"], {"frame": {"duration": 600, "redraw": true}, "mode": "immediate"}], "label": "Horizon 65", "method": "animate"}, {"args": [["Horizon 66"], {"frame": {"duration": 600, "redraw": true}, "mode": "immediate"}], "label": "Horizon 66", "method": "animate"}, {"args": [["Horizon 67"], {"frame": {"duration": 600, "redraw": true}, "mode": "immediate"}], "label": "Horizon 67", "method": "animate"}, {"args": [["Horizon 68"], {"frame": {"duration": 600, "redraw": true}, "mode": "immediate"}], "label": "Horizon 68", "method": "animate"}, {"args": [["Horizon 69"], {"frame": {"duration": 600, "redraw": true}, "mode": "immediate"}], "label": "Horizon 69", "method": "animate"}, {"args": [["Horizon 70"], {"frame": {"duration": 600, "redraw": true}, "mode": "immediate"}], "label": "Horizon 70", "method": "animate"}, {"args": [["Horizon 71"], {"frame": {"duration": 600, "redraw": true}, "mode": "immediate"}], "label": "Horizon 71", "method": "animate"}, {"args": [["Horizon 72"], {"frame": {"duration": 600, "redraw": true}, "mode": "immediate"}], "label": "Horizon 72", "method": "animate"}, {"args": [["Horizon 73"], {"frame": {"duration": 600, "redraw": true}, "mode": "immediate"}], "label": "Horizon 73", "method": "animate"}, {"args": [["Horizon 74"], {"frame": {"duration": 600, "redraw": true}, "mode": "immediate"}], "label": "Horizon 74", "method": "animate"}]}], "title": {"text": "Synchronized Mean Field Game Network Flow Dashboard"}, "updatemenus": [{"buttons": [{"args": [null, {"frame": {"duration": 800, "redraw": true}}], "label": "Play", "method": "animate"}, {"args": [[null], {"frame": {"duration": 0, "redraw": false}, "mode": "immediate"}], "label": "Pause", "method": "animate"}], "direction": "left", "pad": {"r": 10, "t": 87}, "showactive": false, "type": "buttons", "x": 0.1, "xanchor": "right", "y": 0, "yanchor": "top"}], "xaxis": {"anchor": "y", "domain": [0, 0.45], "tickangle": 0}, "xaxis2": {"anchor": "y2", "domain": [0.55, 1], "range": [-96.81, -96.68], "showgrid": false, "showticklabels": false, "zeroline": false}, "yaxis": {"anchor": "x", "domain": [0, 1]}, "yaxis2": {"anchor": "x2", "domain": [0, 1], "range": [43.47, 43.63], "showgrid": false, "showticklabels": false, "zeroline": false}}}
